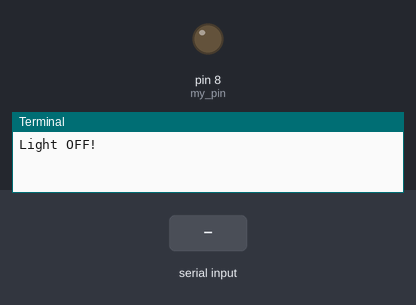
This program was run on a simulated Raspberry Pi (header pin numbers). Shown: output pins drawn as LEDs (lit = HIGH), the last lines printed to the terminal. The test bench sets the inputs (shaded band).

Above: at 1.2 s.
1.3 s: "1" typed at the terminal, then Enter
2.8 s: "0" typed at the terminal, then Enter
At 4.0 s:
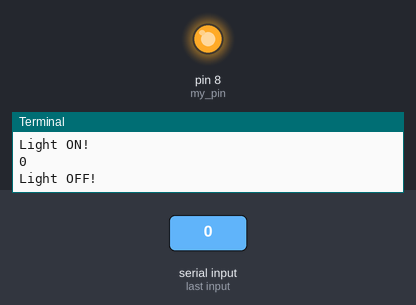
4.3 s: "2" typed at the terminal, then Enter
At 5.3 s:
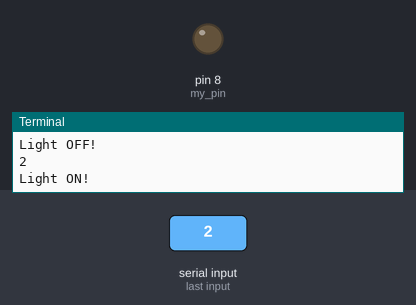
Timing chart, 0 to 7.3 s (numbered marks = the images above; inputs shaded):
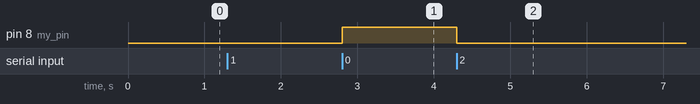

Measured:
- after the input at 2.8 s, pin 8 (my_pin): LOW → HIGH at once
- after the input at 4.3 s, pin 8 (my_pin): HIGH → LOW at once

The program:

LED_test.py
```python
import RPi.GPIO as GPIO
import time

my_pin = 8
x = 10

GPIO.setmode(GPIO.BOARD)
GPIO.setup(my_pin, GPIO.OUT, initial = 0)
LED_state = False


while x > 0:
    if LED_state:
        input("Light ON!")
        GPIO.output(my_pin, LED_state)
        LED_state = False
        x -= 1

    else:
        input("Light OFF!")
        GPIO.output(my_pin, LED_state)
        LED_state = True
        x -= 1

GPIO.cleanup()
```
